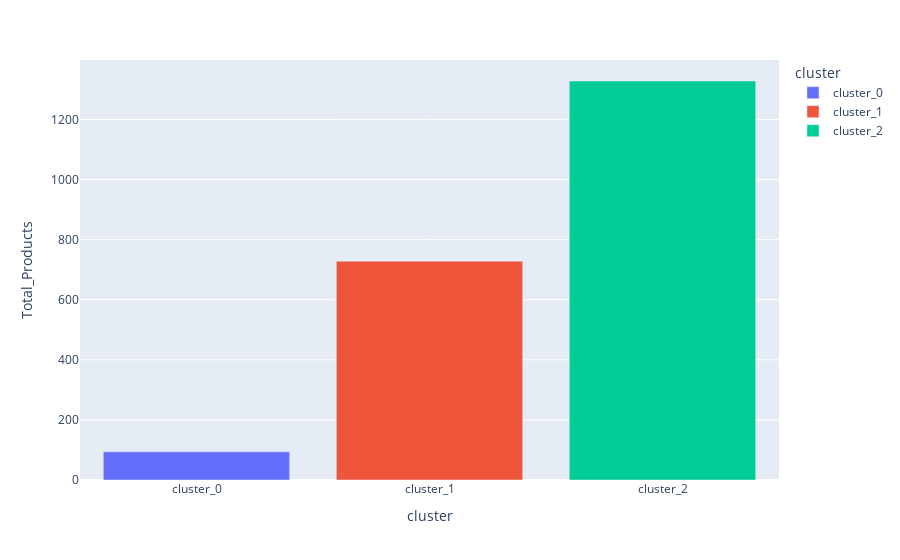

Notebook source saved alongside this figure:
### Code cell
con_mean = ps.bar(con_mean_clus,x="cluster",y="Total_Products",color=con_mean_clus.cluster)
con_mean.show()

### Figure 1 — Plotly figure (JSON) as saved in the notebook; plotly's stock layout.template omitted (floating-point values rounded to 4 significant figures)
{"data": [{"alignmentgroup": "True", "hovertemplate": "cluster=%{x}<br>Total_Products=%{y}<extra></extra>", "legendgroup": "cluster_0", "marker": {"color": "#636efa", "pattern": {"shape": ""}}, "name": "cluster_0", "offsetgroup": "cluster_0", "orientation": "v", "showlegend": true, "textposition": "auto", "type": "bar", "x": ["cluster_0"], "xaxis": "x", "y": [94.02], "yaxis": "y"}, {"alignmentgroup": "True", "hovertemplate": "cluster=%{x}<br>Total_Products=%{y}<extra></extra>", "legendgroup": "cluster_1", "marker": {"color": "#EF553B", "pattern": {"shape": ""}}, "name": "cluster_1", "offsetgroup": "cluster_1", "orientation": "v", "showlegend": true, "textposition": "auto", "type": "bar", "x": ["cluster_1"], "xaxis": "x", "y": [728.4], "yaxis": "y"}, {"alignmentgroup": "True", "hovertemplate": "cluster=%{x}<br>Total_Products=%{y}<extra></extra>", "legendgroup": "cluster_2", "marker": {"color": "#00cc96", "pattern": {"shape": ""}}, "name": "cluster_2", "offsetgroup": "cluster_2", "orientation": "v", "showlegend": true, "textposition": "auto", "type": "bar", "x": ["cluster_2"], "xaxis": "x", "y": [1328.0], "yaxis": "y"}], "layout": {"barmode": "relative", "legend": {"title": {"text": "cluster"}, "tracegroupgap": 0}, "margin": {"t": 60}, "xaxis": {"anchor": "y", "categoryarray": ["cluster_0", "cluster_1", "cluster_2"], "categoryorder": "array", "domain": [0, 1], "title": {"text": "cluster"}}, "yaxis": {"anchor": "x", "domain": [0, 1], "title": {"text": "Total_Products"}}}}
